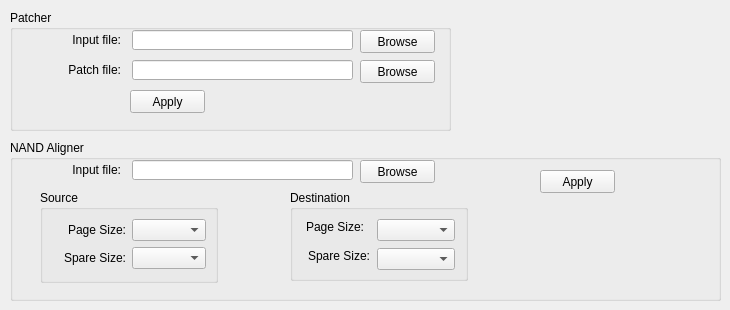
    <widget class="QWidget" name="tab">
     <attribute name="title">
      <string>Tools</string>
     </attribute>
     <widget class="QGroupBox" name="groupBox_11">
      <property name="geometry">
       <rect>
        <x>10</x>
        <y>10</y>
        <width>441</width>
        <height>121</height>
       </rect>
      </property>
      <property name="title">
       <string>Patcher</string>
      </property>
      <widget class="QPushButton" name="btnApply">
       <property name="geometry">
        <rect>
         <x>120</x>
         <y>80</y>
         <width>75</width>
         <height>23</height>
        </rect>
       </property>
       <property name="text">
        <string>Apply</string>
       </property>
      </widget>
      <widget class="QPushButton" name="btnPatchFileBrowse">
       <property name="geometry">
        <rect>
         <x>350</x>
         <y>50</y>
         <width>75</width>
         <height>23</height>
        </rect>
       </property>
       <property name="text">
        <string>Browse</string>
       </property>
      </widget>
      <widget class="QLabel" name="label">
       <property name="geometry">
        <rect>
         <x>10</x>
         <y>20</y>
         <width>101</width>
         <height>20</height>
        </rect>
       </property>
       <property name="text">
        <string>Input file:</string>
       </property>
       <property name="alignment">
        <set>Qt::AlignRight|Qt::AlignTrailing|Qt::AlignVCenter</set>
       </property>
      </widget>
      <widget class="QLineEdit" name="lineInputFile">
       <property name="geometry">
        <rect>
         <x>122</x>
         <y>20</y>
         <width>221</width>
         <height>20</height>
        </rect>
       </property>
      </widget>
      <widget class="QLabel" name="label_2">
       <property name="geometry">
        <rect>
         <x>10</x>
         <y>50</y>
         <width>101</width>
         <height>20</height>
        </rect>
       </property>
       <property name="text">
        <string>Patch file:</string>
       </property>
       <property name="alignment">
        <set>Qt::AlignRight|Qt::AlignTrailing|Qt::AlignVCenter</set>
       </property>
      </widget>
      <widget class="QLineEdit" name="linePatchFile">
       <property name="geometry">
        <rect>
         <x>122</x>
         <y>50</y>
         <width>221</width>
         <height>20</height>
        </rect>
       </property>
      </widget>
      <widget class="QPushButton" name="btnInputFileBrowse">
       <property name="geometry">
        <rect>
         <x>350</x>
         <y>20</y>
         <width>75</width>
         <height>23</height>
        </rect>
       </property>
       <property name="text">
        <string>Browse</string>
       </property>
      </widget>
     </widget>
     <widget class="QGroupBox" name="groupBox_12">
      <property name="geometry">
       <rect>
        <x>10</x>
        <y>140</y>
        <width>711</width>
        <height>161</height>
       </rect>
      </property>
      <property name="title">
       <string>NAND Aligner</string>
      </property>
      <widget class="QPushButton" name="btnApply_2">
       <property name="geometry">
        <rect>
         <x>530</x>
         <y>30</y>
         <width>75</width>
         <height>23</height>
        </rect>
       </property>
       <property name="text">
        <string>Apply</string>
       </property>
      </widget>
      <widget class="QLabel" name="label_5">
       <property name="geometry">
        <rect>
         <x>10</x>
         <y>20</y>
         <width>101</width>
         <height>20</height>
        </rect>
       </property>
       <property name="text">
        <string>Input file:</string>
       </property>
       <property name="alignment">
        <set>Qt::AlignRight|Qt::AlignTrailing|Qt::AlignVCenter</set>
       </property>
      </widget>
      <widget class="QLineEdit" name="lineInputFile_2">
       <property name="geometry">
        <rect>
         <x>122</x>
         <y>20</y>
         <width>221</width>
         <height>20</height>
        </rect>
       </property>
      </widget>
      <widget class="QPushButton" name="btnInputFileBrowse_2">
       <property name="geometry">
        <rect>
         <x>350</x>
         <y>20</y>
         <width>75</width>
         <height>23</height>
        </rect>
       </property>
       <property name="text">
        <string>Browse</string>
       </property>
      </widget>
      <widget class="QGroupBox" name="groupBox_13">
       <property name="geometry">
        <rect>
         <x>30</x>
         <y>50</y>
         <width>178</width>
         <height>93</height>
        </rect>
       </property>
       <property name="title">
        <string>Source</string>
       </property>
       <layout class="QGridLayout" name="gridLayout_6">
        <item row="0" column="0">
         <widget class="QLabel" name="lblNandPageSize_2">
          <property name="text">
           <string>Page Size:</string>
          </property>
          <property name="alignment">
           <set>Qt::AlignRight|Qt::AlignTrailing|Qt::AlignVCenter</set>
          </property>
         </widget>
        </item>
        <item row="0" column="1">
         <widget class="QComboBox" name="cbNandPageSize_2"/>
        </item>
        <item row="1" column="0">
         <widget class="QLabel" name="lblNandPageSize_3">
          <property name="text">
           <string>Spare Size:</string>
          </property>
          <property name="alignment">
           <set>Qt::AlignRight|Qt::AlignTrailing|Qt::AlignVCenter</set>
          </property>
         </widget>
        </item>
        <item row="1" column="1">
         <widget class="QComboBox" name="cbNandPageSize_3"/>
        </item>
       </layout>
      </widget>
      <widget class="QGroupBox" name="groupBox_14">
       <property name="geometry">
        <rect>
         <x>280</x>
         <y>50</y>
         <width>178</width>
         <height>91</height>
        </rect>
       </property>
       <property name="title">
        <string>Destination</string>
       </property>
       <widget class="QComboBox" name="cbNandPageSize_4">
        <property name="geometry">
         <rect>
          <x>87</x>
          <y>29</y>
          <width>78</width>
          <height>22</height>
         </rect>
        </property>
       </widget>
       <widget class="QLabel" name="lblNandPageSize_4">
        <property name="geometry">
         <rect>
          <x>13</x>
          <y>29</y>
          <width>61</width>
          <height>16</height>
         </rect>
        </property>
        <property name="text">
         <string>Page Size:</string>
        </property>
        <property name="alignment">
         <set>Qt::AlignRight|Qt::AlignTrailing|Qt::AlignVCenter</set>
        </property>
       </widget>
       <widget class="QComboBox" name="cbNandPageSize_5">
        <property name="geometry">
         <rect>
          <x>87</x>
          <y>58</y>
          <width>78</width>
          <height>22</height>
         </rect>
        </property>
       </widget>
       <widget class="QLabel" name="lblNandPageSize_5">
        <property name="geometry">
         <rect>
          <x>13</x>
          <y>58</y>
          <width>67</width>
          <height>16</height>
         </rect>
        </property>
        <property name="text">
         <string>Spare Size:</string>
        </property>
        <property name="alignment">
         <set>Qt::AlignRight|Qt::AlignTrailing|Qt::AlignVCenter</set>
        </property>
       </widget>
      </widget>
     </widget>
    </widget>
